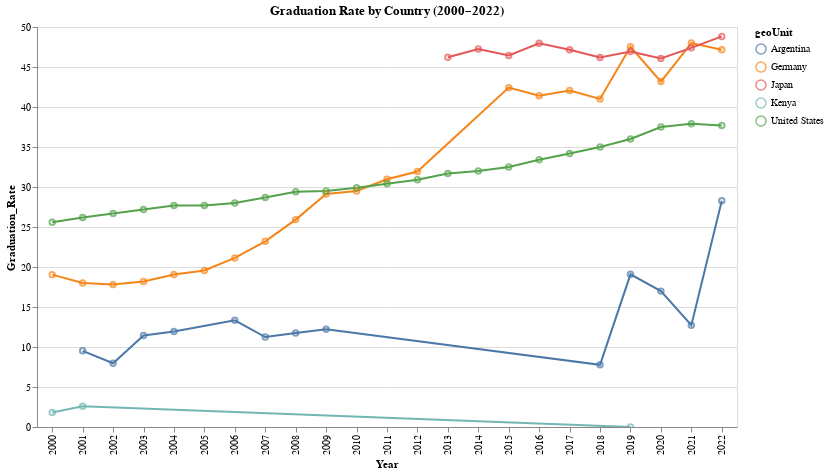

Notebook code for this chart:
### Code cell
grad_rate_df = pd.read_csv("data/Graduation_rate.csv")
grad_rate_long = grad_rate_df.melt(id_vars='geoUnit', var_name='Year', value_name='Graduation_Rate')

grad_rate_long = grad_rate_long.dropna(subset=['Graduation_Rate'])

chart = (
    alt.Chart(grad_rate_long).mark_line().encode(
        x='Year:O',
        y='Graduation_Rate:Q',
        color='geoUnit:N'
    ) +
    alt.Chart(grad_rate_long).mark_point().encode(
        x='Year:O',
        y='Graduation_Rate:Q',
        color='geoUnit:N',
        tooltip=['geoUnit', 'Year', 'Graduation_Rate']
    )
).properties(
    title="Graduation Rate by Country (2000–2022)",
    width=700,
    height=400
).interactive()

chart

### Figure 1 — Vega-Lite specification as saved in the notebook (floating-point values rounded to 4 significant figures)
{"config": {"view": {"continuousWidth": 300, "continuousHeight": 300}}, "layer": [{"mark": {"type": "line"}, "encoding": {"color": {"field": "geoUnit", "type": "nominal"}, "x": {"field": "Year", "type": "ordinal"}, "y": {"field": "Graduation_Rate", "type": "quantitative"}}, "name": "view_2"}, {"mark": {"type": "point"}, "encoding": {"color": {"field": "geoUnit", "type": "nominal"}, "tooltip": [{"field": "geoUnit", "type": "nominal"}, {"field": "Year", "type": "nominal"}, {"field": "Graduation_Rate", "type": "quantitative"}], "x": {"field": "Year", "type": "ordinal"}, "y": {"field": "Graduation_Rate", "type": "quantitative"}}}], "data": {"name": "data-3c472b5ead303cf4cc926a1a8f54beca"}, "height": 400, "params": [{"name": "param_2", "select": {"type": "interval", "encodings": ["x", "y"]}, "bind": "scales", "views": ["view_2"]}], "title": "Graduation Rate by Country (2000–2022)", "width": 700, "$schema": "https://vega.github.io/schema/vega-lite/v5.20.1.json", "datasets": {"data-3c472b5ead303cf4cc926a1a8f54beca": [{"geoUnit": "Germany", "Year": "2000", "Graduation_Rate": 19.05}, {"geoUnit": "Kenya", "Year": "2000", "Graduation_Rate": 1.822}, {"geoUnit": "United States", "Year": "2000", "Graduation_Rate": 25.6}, {"geoUnit": "Argentina", "Year": "2001", "Graduation_Rate": 9.518}, {"geoUnit": "Germany", "Year": "2001", "Graduation_Rate": 18.0}, {"geoUnit": "Kenya", "Year": "2001", "Graduation_Rate": 2.588}, {"geoUnit": "United States", "Year": "2001", "Graduation_Rate": 26.2}, {"geoUnit": "Argentina", "Year": "2002", "Graduation_Rate": 7.97}, {"geoUnit": "Germany", "Year": "2002", "Graduation_Rate": 17.8}, {"geoUnit": "United States", "Year": "2002", "Graduation_Rate": 26.7}, {"geoUnit": "Argentina", "Year": "2003", "Graduation_Rate": 11.43}, {"geoUnit": "Germany", "Year": "2003", "Graduation_Rate": 18.19}, {"geoUnit": "United States", "Year": "2003", "Graduation_Rate": 27.2}, {"geoUnit": "Argentina", "Year": "2004", "Graduation_Rate": 11.93}, {"geoUnit": "Germany", "Year": "2004", "Graduation_Rate": 19.05}, {"geoUnit": "United States", "Year": "2004", "Graduation_Rate": 27.7}, {"geoUnit": "Germany", "Year": "2005", "Graduation_Rate": 19.56}, {"geoUnit": "United States", "Year": "2005", "Graduation_Rate": 27.7}, {"geoUnit": "Argentina", "Year": "2006", "Graduation_Rate": 13.34}, {"geoUnit": "Germany", "Year": "2006", "Graduation_Rate": 21.13}, {"geoUnit": "United States", "Year": "2006", "Graduation_Rate": 28.0}, {"geoUnit": "Argentina", "Year": "2007", "Graduation_Rate": 11.24}, {"geoUnit": "Germany", "Year": "2007", "Graduation_Rate": 23.21}, {"geoUnit": "United States", "Year": "2007", "Graduation_Rate": 28.7}, {"geoUnit": "Argentina", "Year": "2008", "Graduation_Rate": 11.76}, {"geoUnit": "Germany", "Year": "2008", "Graduation_Rate": 25.92}, {"geoUnit": "United States", "Year": "2008", "Graduation_Rate": 29.4}, {"geoUnit": "Argentina", "Year": "2009", "Graduation_Rate": 12.23}, {"geoUnit": "Germany", "Year": "2009", "Graduation_Rate": 29.13}, {"geoUnit": "United States", "Year": "2009", "Graduation_Rate": 29.5}, {"geoUnit": "Germany", "Year": "2010", "Graduation_Rate": 29.5}, {"geoUnit": "United States", "Year": "2010", "Graduation_Rate": 29.9}, {"geoUnit": "Germany", "Year": "2011", "Graduation_Rate": 30.96}, {"geoUnit": "United States", "Year": "2011", "Graduation_Rate": 30.4}, {"geoUnit": "Germany", "Year": "2012", "Graduation_Rate": 31.94}, {"geoUnit": "United States", "Year": "2012", "Graduation_Rate": 30.9}, {"geoUnit": "Japan", "Year": "2013", "Graduation_Rate": 46.22}, {"geoUnit": "United States", "Year": "2013", "Graduation_Rate": 31.7}, {"geoUnit": "Japan", "Year": "2014", "Graduation_Rate": 47.25}, {"geoUnit": "United States", "Year": "2014", "Graduation_Rate": 32.0}, {"geoUnit": "Germany", "Year": "2015", "Graduation_Rate": 42.42}, {"geoUnit": "Japan", "Year": "2015", "Graduation_Rate": 46.44}, {"geoUnit": "United States", "Year": "2015", "Graduation_Rate": 32.5}, {"geoUnit": "Germany", "Year": "2016", "Graduation_Rate": 41.4}, {"geoUnit": "Japan", "Year": "2016", "Graduation_Rate": 47.97}, {"geoUnit": "United States", "Year": "2016", "Graduation_Rate": 33.4}, {"geoUnit": "Germany", "Year": "2017", "Graduation_Rate": 42.06}, {"geoUnit": "Japan", "Year": "2017", "Graduation_Rate": 47.16}, {"geoUnit": "United States", "Year": "2017", "Graduation_Rate": 34.2}, {"geoUnit": "Argentina", "Year": "2018", "Graduation_Rate": 7.776}, {"geoUnit": "Germany", "Year": "2018", "Graduation_Rate": 41.01}, {"geoUnit": "Japan", "Year": "2018", "Graduation_Rate": 46.18}, {"geoUnit": "United States", "Year": "2018", "Graduation_Rate": 35.0}, {"geoUnit": "Argentina", "Year": "2019", "Graduation_Rate": 19.08}, {"geoUnit": "Germany", "Year": "2019", "Graduation_Rate": 47.52}, {"geoUnit": "Japan", "Year": "2019", "Graduation_Rate": 46.94}, {"geoUnit": "Kenya", "Year": "2019", "Graduation_Rate": 0.0}, {"geoUnit": "United States", "Year": "2019", "Graduation_Rate": 36.0}, {"geoUnit": "Argentina", "Year": "2020", "Graduation_Rate": 16.99}, {"geoUnit": "Germany", "Year": "2020", "Graduation_Rate": 43.18}, {"geoUnit": "Japan", "Year": "2020", "Graduation_Rate": 46.08}, {"geoUnit": "United States", "Year": "2020", "Graduation_Rate": 37.5}, {"geoUnit": "Argentina", "Year": "2021", "Graduation_Rate": 12.73}, {"geoUnit": "Germany", "Year": "2021", "Graduation_Rate": 47.99}, {"geoUnit": "Japan", "Year": "2021", "Graduation_Rate": 47.39}, {"geoUnit": "United States", "Year": "2021", "Graduation_Rate": 37.9}, {"geoUnit": "Argentina", "Year": "2022", "Graduation_Rate": 28.27}, {"geoUnit": "Germany", "Year": "2022", "Graduation_Rate": 47.16}, {"geoUnit": "Japan", "Year": "2022", "Graduation_Rate": 48.82}, {"geoUnit": "United States", "Year": "2022", "Graduation_Rate": 37.7}]}}
